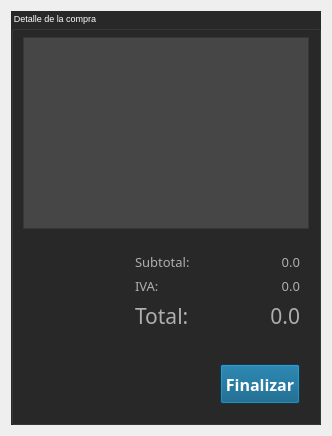
     <widget class="QWidget" name="widget_3" native="true">
      <property name="styleSheet">
       <string notr="true"/>
      </property>
      <layout class="QHBoxLayout" name="horizontalLayout_3">
       <item>
        <widget class="QGroupBox" name="groupBox_3">
         <property name="font">
          <font>
           <family>MS Shell Dlg 2</family>
           <pointsize>7</pointsize>
          </font>
         </property>
         <property name="styleSheet">
          <string notr="true">background-color: rgb(40, 40, 40);
color: rgb(255, 255, 255);</string>
         </property>
         <property name="title">
          <string>Detalle de la compra</string>
         </property>
         <layout class="QVBoxLayout" name="verticalLayout_3">
          <item>
           <widget class="QTableWidget" name="outDetalle">
            <property name="styleSheet">
             <string notr="true">background-color: rgb(70, 70, 70);
color: rgb(255, 255, 255);

</string>
            </property>
           </widget>
          </item>
          <item>
           <widget class="QWidget" name="widget" native="true">
            <layout class="QHBoxLayout" name="horizontalLayout_2">
             <property name="spacing">
              <number>0</number>
             </property>
             <property name="leftMargin">
              <number>0</number>
             </property>
             <property name="topMargin">
              <number>9</number>
             </property>
             <property name="rightMargin">
              <number>0</number>
             </property>
             <property name="bottomMargin">
              <number>9</number>
             </property>
             <item>
              <spacer name="horizontalSpacer">
               <property name="orientation">
                <enum>Qt::Horizontal</enum>
               </property>
               <property name="sizeHint" stdset="0">
                <size>
                 <width>40</width>
                 <height>20</height>
                </size>
               </property>
              </spacer>
             </item>
             <item>
              <widget class="QWidget" name="widget_2" native="true">
               <layout class="QFormLayout" name="formLayout_3">
                <item row="0" column="0">
                 <widget class="QLabel" name="label_10">
                  <property name="font">
                   <font>
                    <family>Franklin Gothic Heavy</family>
                    <pointsize>10</pointsize>
                   </font>
                  </property>
                  <property name="styleSheet">
                   <string notr="true">color: rgb(175, 175, 175);</string>
                  </property>
                  <property name="text">
                   <string>Subtotal:</string>
                  </property>
                 </widget>
                </item>
                <item row="0" column="1">
                 <widget class="QLabel" name="outSubtotal">
                  <property name="minimumSize">
                   <size>
                    <width>100</width>
                    <height>0</height>
                   </size>
                  </property>
                  <property name="font">
                   <font>
                    <family>Franklin Gothic Heavy</family>
                    <pointsize>10</pointsize>
                   </font>
                  </property>
                  <property name="styleSheet">
                   <string notr="true">color: rgb(175, 175, 175);</string>
                  </property>
                  <property name="text">
                   <string>0.0</string>
                  </property>
                  <property name="alignment">
                   <set>Qt::AlignRight|Qt::AlignTrailing|Qt::AlignVCenter</set>
                  </property>
                 </widget>
                </item>
                <item row="1" column="0">
                 <widget class="QLabel" name="label_11">
                  <property name="font">
                   <font>
                    <family>Franklin Gothic Heavy</family>
                    <pointsize>10</pointsize>
                   </font>
                  </property>
                  <property name="styleSheet">
                   <string notr="true">color: rgb(175, 175, 175);</string>
                  </property>
                  <property name="text">
                   <string>IVA:</string>
                  </property>
                 </widget>
                </item>
                <item row="1" column="1">
                 <widget class="QLabel" name="outIva">
                  <property name="minimumSize">
                   <size>
                    <width>100</width>
                    <height>0</height>
                   </size>
                  </property>
                  <property name="font">
                   <font>
                    <family>Franklin Gothic Heavy</family>
                    <pointsize>10</pointsize>
                   </font>
                  </property>
                  <property name="styleSheet">
                   <string notr="true">color: rgb(175, 175, 175);</string>
                  </property>
                  <property name="text">
                   <string>0.0</string>
                  </property>
                  <property name="alignment">
                   <set>Qt::AlignRight|Qt::AlignTrailing|Qt::AlignVCenter</set>
                  </property>
                 </widget>
                </item>
                <item row="2" column="0">
                 <widget class="QLabel" name="label_12">
                  <property name="font">
                   <font>
                    <family>Franklin Gothic Heavy</family>
                    <pointsize>16</pointsize>
                   </font>
                  </property>
                  <property name="styleSheet">
                   <string notr="true">color: rgb(175, 175, 175);</string>
                  </property>
                  <property name="text">
                   <string>Total: </string>
                  </property>
                 </widget>
                </item>
                <item row="2" column="1">
                 <widget class="QLabel" name="outTotal">
                  <property name="minimumSize">
                   <size>
                    <width>100</width>
                    <height>0</height>
                   </size>
                  </property>
                  <property name="font">
                   <font>
                    <family>Franklin Gothic Heavy</family>
                    <pointsize>16</pointsize>
                   </font>
                  </property>
                  <property name="styleSheet">
                   <string notr="true">color: rgb(175, 175, 175);</string>
                  </property>
                  <property name="text">
                   <string>0.0</string>
                  </property>
                  <property name="alignment">
                   <set>Qt::AlignRight|Qt::AlignTrailing|Qt::AlignVCenter</set>
                  </property>
                 </widget>
                </item>
               </layout>
              </widget>
             </item>
            </layout>
           </widget>
          </item>
          <item>
           <widget class="QWidget" name="widget_5" native="true">
            <layout class="QHBoxLayout" name="horizontalLayout">
             <item>
              <spacer name="horizontalSpacer_2">
               <property name="orientation">
                <enum>Qt::Horizontal</enum>
               </property>
               <property name="sizeHint" stdset="0">
                <size>
                 <width>188</width>
                 <height>20</height>
                </size>
               </property>
              </spacer>
             </item>
             <item>
              <widget class="QPushButton" name="btnFinalizar">
               <property name="minimumSize">
                <size>
                 <width>0</width>
                 <height>40</height>
                </size>
               </property>
               <property name="palette">
                <palette>
                 <active>
                  <colorrole role="WindowText">
                   <brush brushstyle="SolidPattern">
                    <color alpha="255">
                     <red>255</red>
                     <green>255</green>
                     <blue>255</blue>
                    </color>
                   </brush>
                  </colorrole>
                  <colorrole role="Button">
                   <brush brushstyle="SolidPattern">
                    <color alpha="255">
                     <red>0</red>
                     <green>85</green>
                     <blue>127</blue>
                    </color>
                   </brush>
                  </colorrole>
                  <colorrole role="Text">
                   <brush brushstyle="SolidPattern">
                    <color alpha="255">
                     <red>255</red>
                     <green>255</green>
                     <blue>255</blue>
                    </color>
                   </brush>
                  </colorrole>
                  <colorrole role="ButtonText">
                   <brush brushstyle="SolidPattern">
                    <color alpha="255">
                     <red>255</red>
                     <green>255</green>
                     <blue>255</blue>
                    </color>
                   </brush>
                  </colorrole>
                  <colorrole role="Base">
                   <brush brushstyle="SolidPattern">
                    <color alpha="255">
                     <red>0</red>
                     <green>85</green>
                     <blue>127</blue>
                    </color>
                   </brush>
                  </colorrole>
                  <colorrole role="Window">
                   <brush brushstyle="SolidPattern">
                    <color alpha="255">
                     <red>0</red>
                     <green>85</green>
                     <blue>127</blue>
                    </color>
                   </brush>
                  </colorrole>
                  <colorrole role="PlaceholderText">
                   <brush brushstyle="NoBrush">
                    <color alpha="128">
                     <red>255</red>
                     <green>255</green>
                     <blue>255</blue>
                    </color>
                   </brush>
                  </colorrole>
                 </active>
                 <inactive>
                  <colorrole role="WindowText">
                   <brush brushstyle="SolidPattern">
                    <color alpha="255">
                     <red>255</red>
                     <green>255</green>
                     <blue>255</blue>
                    </color>
                   </brush>
                  </colorrole>
                  <colorrole role="Button">
                   <brush brushstyle="SolidPattern">
                    <color alpha="255">
                     <red>0</red>
                     <green>85</green>
                     <blue>127</blue>
                    </color>
                   </brush>
                  </colorrole>
                  <colorrole role="Text">
                   <brush brushstyle="SolidPattern">
                    <color alpha="255">
                     <red>255</red>
                     <green>255</green>
                     <blue>255</blue>
                    </color>
                   </brush>
                  </colorrole>
                  <colorrole role="ButtonText">
                   <brush brushstyle="SolidPattern">
                    <color alpha="255">
                     <red>255</red>
                     <green>255</green>
                     <blue>255</blue>
                    </color>
                   </brush>
                  </colorrole>
                  <colorrole role="Base">
                   <brush brushstyle="SolidPattern">
                    <color alpha="255">
                     <red>0</red>
                     <green>85</green>
                     <blue>127</blue>
                    </color>
                   </brush>
                  </colorrole>
                  <colorrole role="Window">
                   <brush brushstyle="SolidPattern">
                    <color alpha="255">
                     <red>0</red>
                     <green>85</green>
                     <blue>127</blue>
                    </color>
                   </brush>
                  </colorrole>
                  <colorrole role="PlaceholderText">
                   <brush brushstyle="NoBrush">
                    <color alpha="128">
                     <red>255</red>
                     <green>255</green>
                     <blue>255</blue>
                    </color>
                   </brush>
                  </colorrole>
                 </inactive>
                 <disabled>
                  <colorrole role="WindowText">
                   <brush brushstyle="SolidPattern">
                    <color alpha="255">
                     <red>255</red>
                     <green>255</green>
                     <blue>255</blue>
                    </color>
                   </brush>
                  </colorrole>
                  <colorrole role="Button">
                   <brush brushstyle="SolidPattern">
                    <color alpha="255">
                     <red>0</red>
                     <green>85</green>
                     <blue>127</blue>
                    </color>
                   </brush>
                  </colorrole>
                  <colorrole role="Text">
                   <brush brushstyle="SolidPattern">
                    <color alpha="255">
                     <red>255</red>
                     <green>255</green>
                     <blue>255</blue>
                    </color>
                   </brush>
                  </colorrole>
                  <colorrole role="ButtonText">
                   <brush brushstyle="SolidPattern">
                    <color alpha="255">
                     <red>255</red>
                     <green>255</green>
                     <blue>255</blue>
                    </color>
                   </brush>
                  </colorrole>
                  <colorrole role="Base">
                   <brush brushstyle="SolidPattern">
                    <color alpha="255">
                     <red>0</red>
                     <green>85</green>
                     <blue>127</blue>
                    </color>
                   </brush>
                  </colorrole>
                  <colorrole role="Window">
                   <brush brushstyle="SolidPattern">
                    <color alpha="255">
                     <red>0</red>
                     <green>85</green>
                     <blue>127</blue>
                    </color>
                   </brush>
                  </colorrole>
                  <colorrole role="PlaceholderText">
                   <brush brushstyle="NoBrush">
                    <color alpha="128">
                     <red>255</red>
                     <green>255</green>
                     <blue>255</blue>
                    </color>
                   </brush>
                  </colorrole>
                 </disabled>
                </palette>
               </property>
               <property name="font">
                <font>
                 <family>Segoe UI Black</family>
                 <pointsize>12</pointsize>
                 <weight>75</weight>
                 <bold>true</bold>
                </font>
               </property>
               <property name="toolTip">
                <string>&lt;html&gt;&lt;head/&gt;&lt;body&gt;&lt;p&gt;&lt;span style=&quot; color:#005500;&quot;&gt;F2&lt;/span&gt;&lt;/p&gt;&lt;/body&gt;&lt;/html&gt;</string>
               </property>
               <property name="styleSheet">
                <string notr="true">background-color: rgb(0, 85, 127);
color: rgb(255, 255, 255);</string>
               </property>
               <property name="text">
                <string>Finalizar</string>
               </property>
              </widget>
             </item>
            </layout>
           </widget>
          </item>
         </layout>
        </widget>
       </item>
      </layout>
     </widget>
